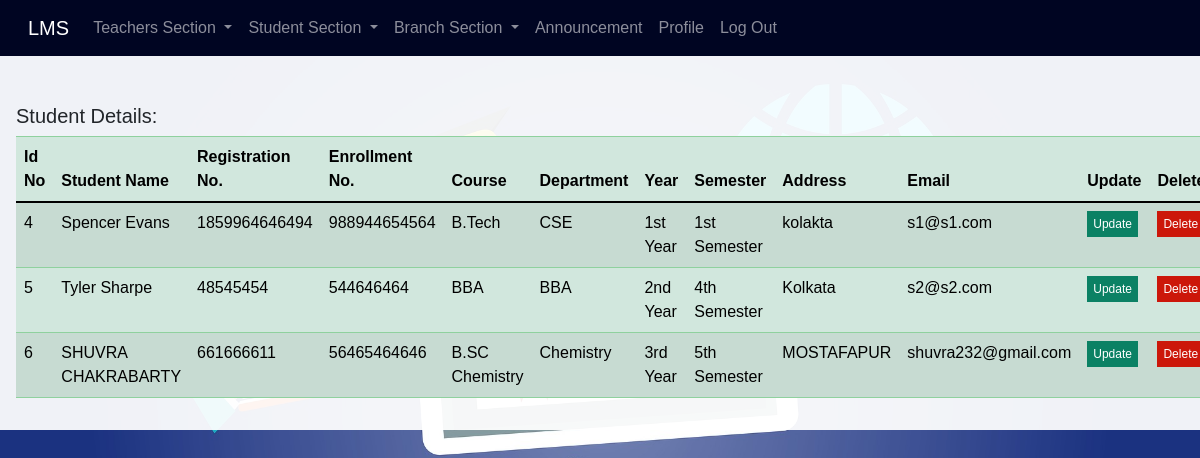
The app's page /view_student (signed in) with its own data.
### lms_app/models.py (models this page shows)
class Student(models.Model):
    id= models.AutoField(primary_key=True)
    name = models.CharField(max_length=70,unique=False)
    course = models.CharField(max_length=70,unique=False)
    department = models.CharField(max_length=100, unique=False)
    reg_no = models.CharField(max_length=30,unique=True)
    roll_no = models.CharField(max_length=50,unique=True)
    year = models.CharField(max_length=20,unique=False)
    semester = models.CharField(max_length=20,unique=False)
    address = models.CharField(max_length=500,unique=False)
    password = models.CharField(max_length=50,unique=False,null=True)
    email = models.CharField(max_length=70,unique=False,null=True)

### lms_app/views.py (the view)
# urls.py: path('view_student',views.view_student,name='view_student'),
def view_student(requests):
    student = Student.objects.all()
    my_dict={'student':student}
    return render(requests,'view_student.html',context=my_dict)

### templates/view_student.html (shortened to what this page needs)
{% extends 'header.html' %}
{% block body_block %}
<div class="from_table">
    <table class="table table-striped  table-success">
      <h5 style="padding-top: 2rem;">Student Details:</h5>
  <thead>
    <tr>
      <th scope="col">Id No</th>
      <th scope="col">Student Name</th>
      <th scope="col">Registration No.</th>
        <th scope="col">Enrollment No.</th>
        <th scope="col">Course</th>
        <th scope="col">Department</th>
        <th scope="col">Year</th>
        <th scope="col">Semester</th>
         <th scope="col">Address</th>
         <th scope="col">Email</th>
      <th scope="col">Update</th>
      <th scope="col">Delete</th>
    </tr>
  </thead>
  <tbody>
{% if student %}
{%  for s in student %}
    <tr>
      <td>{{s.id}}</td>
      <td>{{s.name}}</td>
      <td>{{s.reg_no}}</td>
       <td>{{s.roll_no}}</td>
       <td>{{s.course}}</td>
      <td>{{s.department}}</td>
       <td>{{s.year}}</td>
      <td>{{s.semester}}</td>
      <td>{{s.address}}</td>
      <td>{{s.email}}</td>
        <td><a href="{% url 'base:update_student' student_id=s.id %}" style="text-decoration: none; background: rgb(11, 129, 100); padding: 6px; color: white; font-size: 12px;">Update</a></td>
        <td><a href="{% url 'base:delete_student' student_id=s.id %}" style="text-decoration: none; background: rgb(204, 23, 10); padding: 6px; color: white; font-size: 12px;">Delete</a></td>
    </tr>
{% endfor %}
{%endif %}
  </tbody>
</table>
</div>
</body>
</html>
{% endblock %}

### static/css/style.css (style rules this page uses)
body { margin: 0; padding: 0; box-sizing: border-box; background: rgb(27, 50, 128); font-family: 'Noto Sans JP', sans-serif; background-size: 100%; background-repeat: no-repeat; background-position: top; }
.new_feeds,th { padding: 20px; }
.from_table { padding: 1rem; overflow: auto; flex: 1 1 30rem; background-color: rgba(255, 255, 255, 0.938); margin: auto; margin-top: 0px; }

### records on screen
Student: id "4", name "Spencer Evans", reg_no "1859964646494", roll_no "988944654564", course "B.Tech", department "CSE", year "1st Year", semester "1st Semester", address "kolakta", email "s1@s1.com"
Student: id "5", name "Tyler Sharpe", reg_no "48545454", roll_no "544646464", course "BBA", department "BBA", year "2nd Year", semester "4th Semester", address "Kolkata", email "s2@s2.com"
Student: id "6", name "SHUVRA CHAKRABARTY", reg_no "661666611", roll_no "56465464646", course "B.SC Chemistry", department "Chemistry", year "3rd Year", semester "5th Semester", address "MOSTAFAPUR", email "shuvra232@gmail.com"
